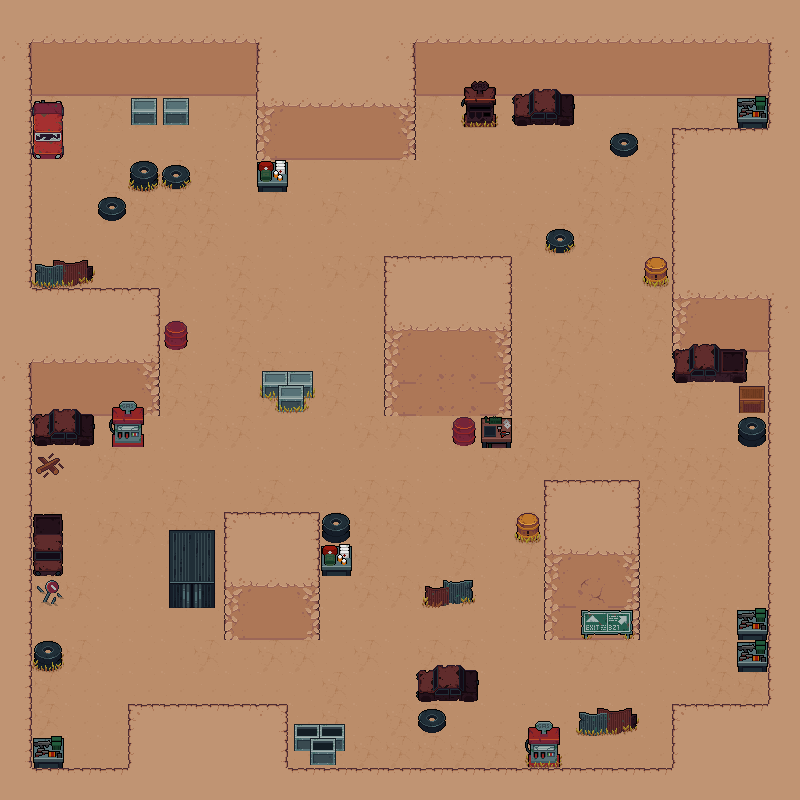

A level layout from a 2D game, rendered from its tile map. Below: a short description, then the map file with tile-grid data replaced by summaries:
An orthogonal 25x25 tile map with 32x32 px tiles, 3 tile layers (floor, wall, object) and 42 objects (41x barrier, spawn point).

<map version="1.10" tiledversion="1.11.2" orientation="orthogonal" renderorder="right-down" width="25" height="25" tilewidth="32" tileheight="32" infinite="0" nextlayerid="7" nextobjectid="107">
 <tileset firstgid="1" name="Wasteland_Tileset_32x32" tilewidth="32" tileheight="32" tilecount="171" columns="9">
  <image source="Wasteland_Tileset_32x32.png" width="288" height="608" />
 </tileset>
 <layer id="1" name="floor" width="25" height="25">
  <data>[625 cells, 625 non-empty, 2 distinct tile ids]</data>
 </layer>
 <objectgroup id="6" name="spawn point">
  <object id="106" type="spawn point" x="228.167" y="220.333" width="11.9167" height="14.5" />
 </objectgroup>
 <layer id="2" name="wall" width="25" height="25">
  <data>[625 cells, 252 non-empty, 16 distinct tile ids]</data>
 </layer>
 <layer id="3" name="object" width="25" height="25">
  <data>[625 cells, 81 non-empty, 59 distinct tile ids]</data>
 </layer>
 <objectgroup id="5" name="barrier" class="barrier">
  <object id="44" type="barrier" x="0.666667" y="0.666667" width="798" height="95.3333" />
  <object id="45" type="barrier" x="1.33333" y="0" width="29.3333" height="799.333" />
  <object id="47" type="barrier" x="0" y="768" width="805.333" height="31.3333" />
  <object id="48" type="barrier" x="127.333" y="704.667" width="159.333" height="61.3333" />
  <object id="49" type="barrier" x="671.333" y="704" width="128.667" height="68.6667" />
  <object id="51" type="barrier" x="769" y="57" width="30" height="645" />
  <object id="52" type="barrier" x="544" y="480" width="94.6667" height="158" />
  <object id="53" type="barrier" x="224" y="513.333" width="96" height="125.333" />
  <object id="60" type="barrier" x="383.333" y="256" width="127.333" height="160.667" />
  <object id="61" type="barrier" x="30.6667" y="288" width="128.667" height="128" />
  <object id="65" type="barrier" x="254.667" y="96" width="160.667" height="63.3333" />
  <object id="66" type="barrier" x="30" y="101.333" width="32.6667" height="56.6667" />
  <object id="67" type="barrier" x="131.333" y="98.6667" width="25.3333" height="26" />
  <object id="68" type="barrier" x="162.667" y="97.3333" width="25.3333" height="28" />
  <object id="69" type="barrier" x="129.333" y="160" width="29.3333" height="29.3333">
   <ellipse />
  </object>
  <object id="72" type="barrier" x="161.333" y="163.667" width="28" height="24.6666">
   <ellipse />
  </object>
  <object id="73" type="barrier" x="97.3333" y="194.667" width="28" height="25.3333">
   <ellipse />
  </object>
  <object id="74" type="barrier" x="164" y="320.667" width="23.3333" height="30.6667">
   <ellipse />
  </object>
  <object id="75" type="barrier" x="33.6667" y="640.333" width="29.3333" height="29.3333">
   <ellipse />
  </object>
  <object id="76" type="barrier" x="321" y="511.667" width="29.3333" height="29.3333">
   <ellipse />
  </object>
  <object id="77" type="barrier" x="737.333" y="416.667" width="29.3333" height="29.3333">
   <ellipse />
  </object>
  <object id="78" type="barrier" x="546.667" y="227.667" width="28" height="24.6666">
   <ellipse />
  </object>
  <object id="79" type="barrier" x="609.333" y="131.667" width="28" height="24.6666">
   <ellipse />
  </object>
  <object id="80" type="barrier" x="418" y="708.333" width="28" height="24.6666">
   <ellipse />
  </object>
  <object id="81" type="barrier" x="31.6667" y="516.333" width="32.6667" height="56.6667" />
  <object id="86" type="barrier" x="644" y="256" width="23.3333" height="30.6667">
   <ellipse />
  </object>
  <object id="87" type="barrier" x="516.667" y="513.333" width="23.3333" height="30.6667">
   <ellipse />
  </object>
  <object id="88" type="barrier" x="452" y="416" width="23.3333" height="30.6667">
   <ellipse />
  </object>
  <object id="89" type="barrier" x="32" y="259.333" width="56" height="27.3333" />
  <object id="90" type="barrier" x="462.667" y="94" width="32" height="30.6667" />
  <object id="91" type="barrier" x="512.667" y="96" width="62" height="28.6667" />
  <object id="92" type="barrier" x="168.667" y="530" width="45.3333" height="78.6667" />
  <object id="93" type="barrier" x="415.333" y="666.667" width="63.3333" height="33.3333" />
  <object id="95" type="barrier" x="672" y="127.333" width="96.6667" height="253.333" />
  <object id="96" type="barrier" x="739.333" y="387.333" width="24.6667" height="26.6667" />
  <object id="98" type="barrier" x="425.333" y="584" width="47.3333" height="19.3333" />
  <object id="99" type="barrier" x="294.667" y="723.333" width="47.3333" height="37.3333" />
  <object id="100" type="barrier" x="580.667" y="711.333" width="52.6667" height="22.6667" />
  <object id="101" type="barrier" x="528" y="726" width="30.6667" height="41.3333" />
  <object id="102" type="barrier" x="32.6667" y="414" width="110.667" height="32.6667" />
  <object id="104" type="barrier" x="263.333" y="372.667" width="46.6667" height="38.6667" />
 </objectgroup>
</map>
